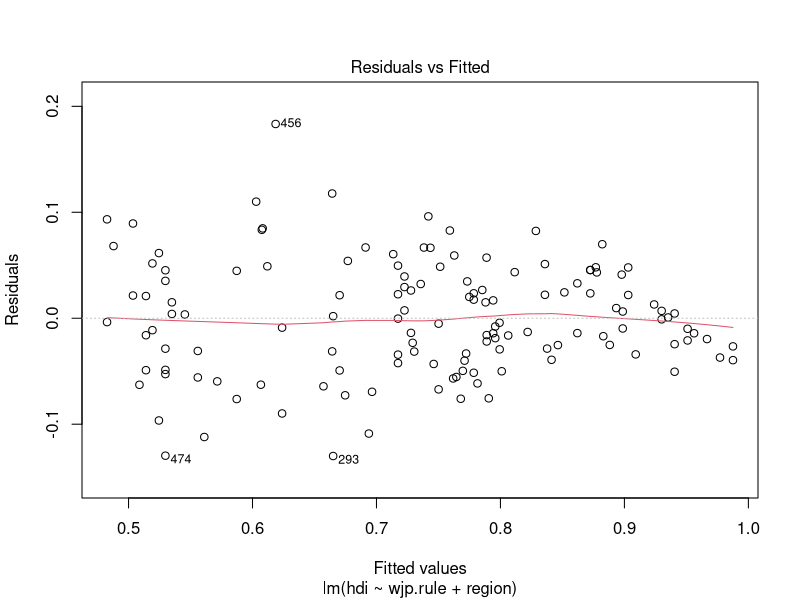
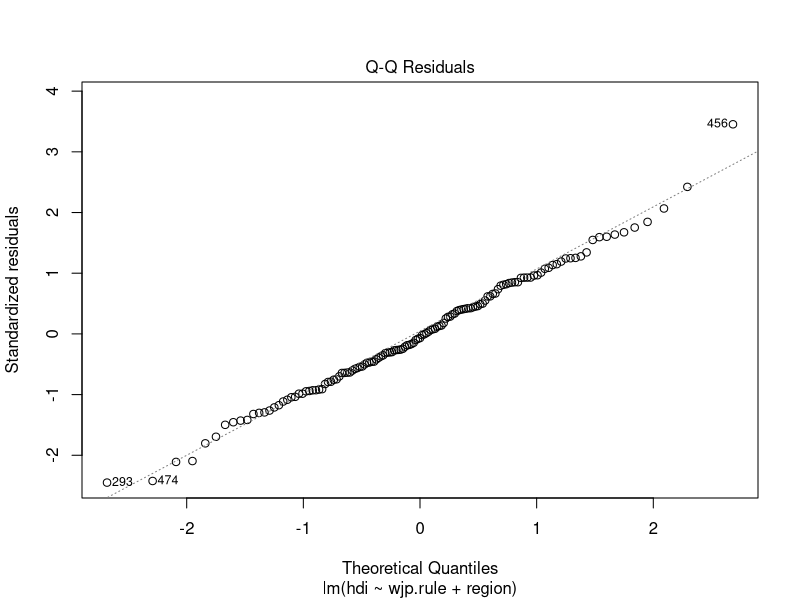
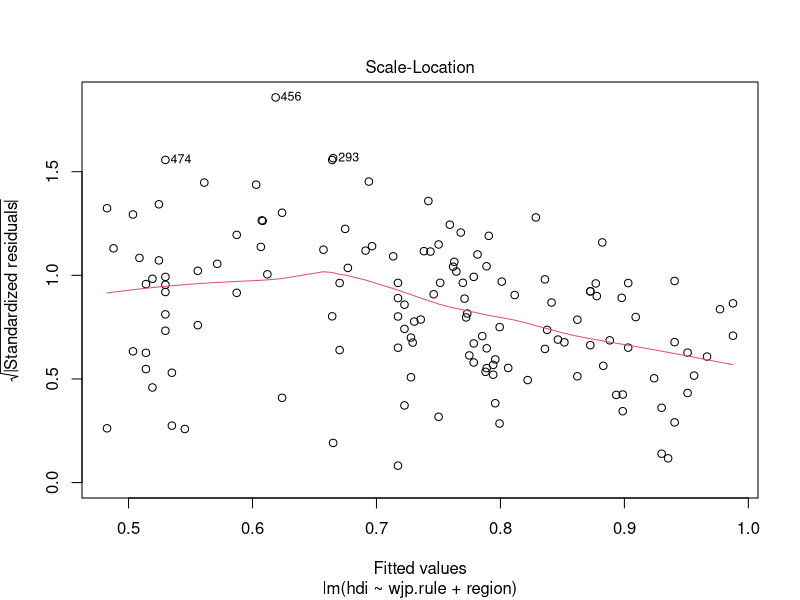
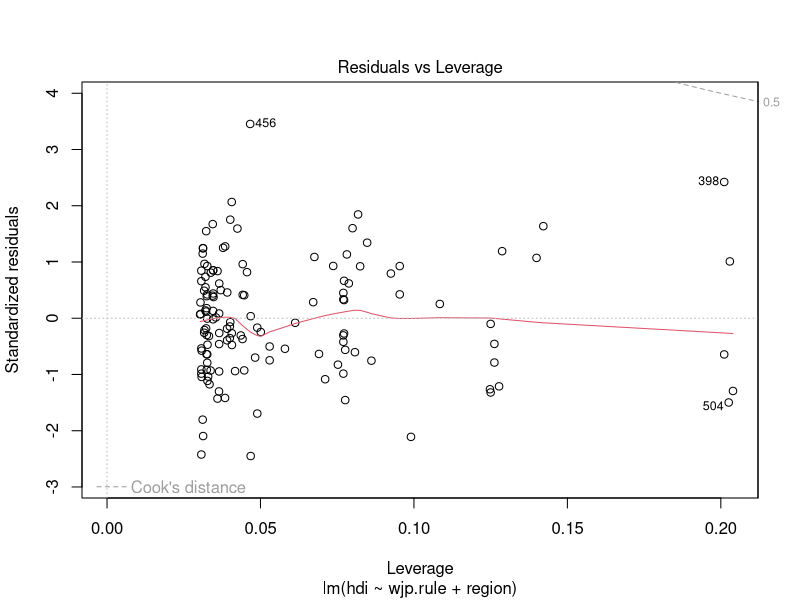
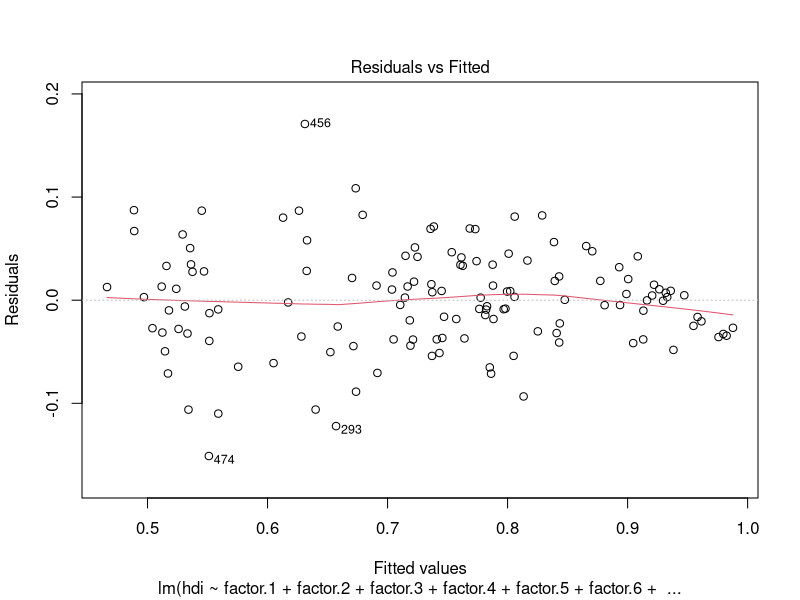
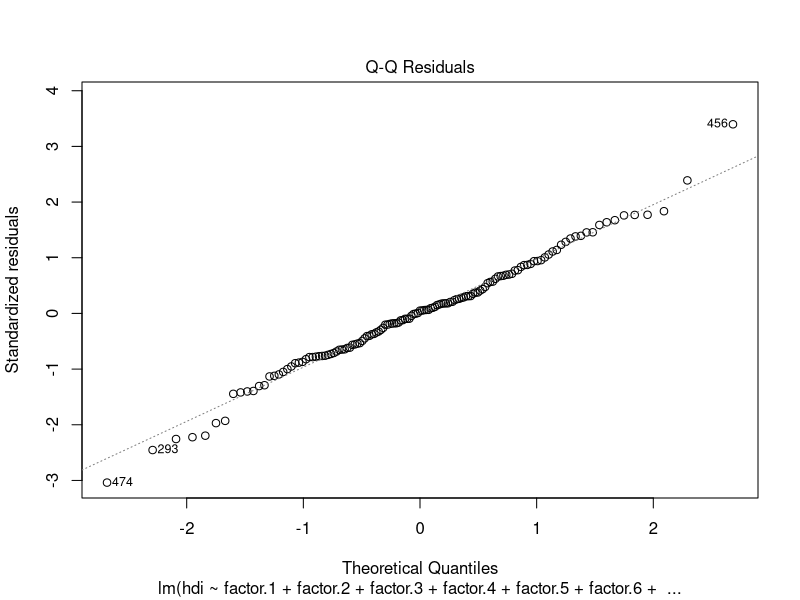
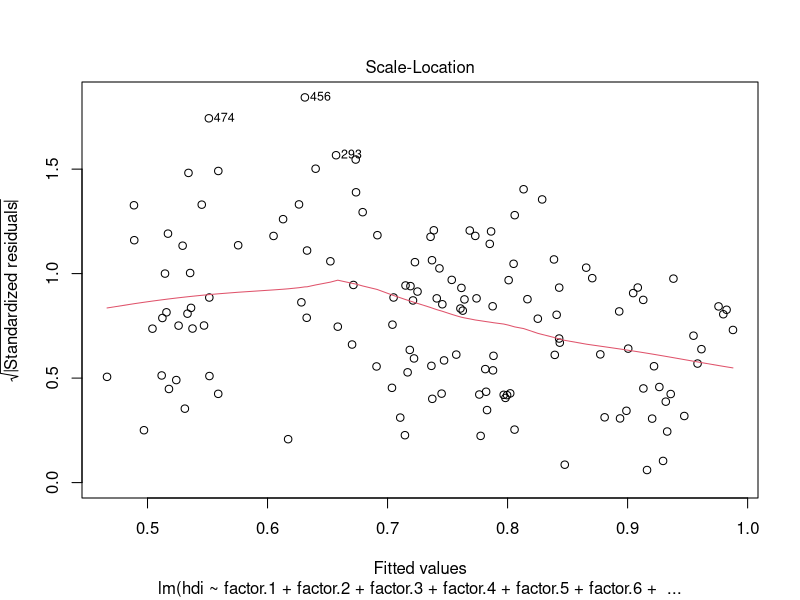
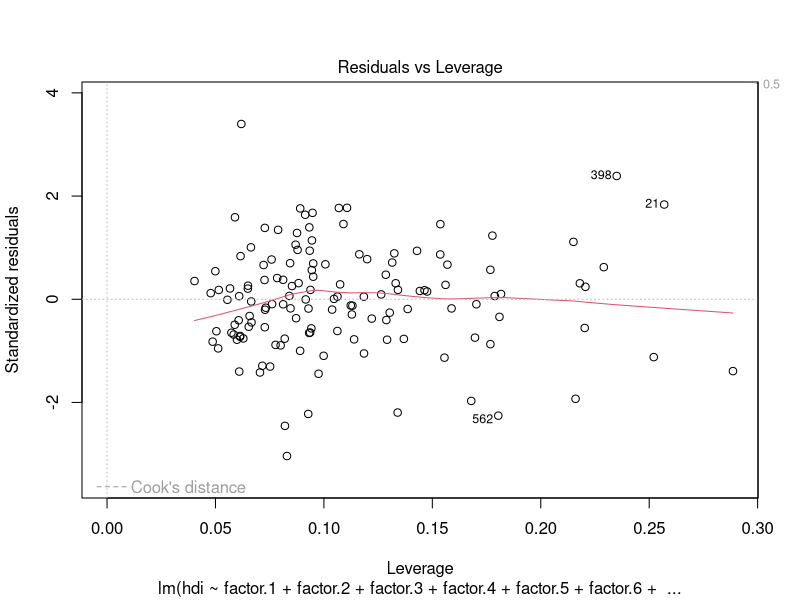

These charts were generated, in order, by the following R code:
## ---- chunk 1
data_clean <- read.csv("data/data_clean.csv")
data_clean_2021 = data_clean[data_clean$year == 2021,]
df = data_clean_2021[2:278,]

# which(colnames(df) == "x1.1")
# which(colnames(df) == "x1.6")
cor(data_clean_2021[,41:46], use="na.or.complete")

# which(colnames(df) == "x2.1")
# which(colnames(df) == "x2.4")
cor(data_clean_2021[,48:51], use="na.or.complete")

# which(colnames(df) == "x3.1")
# which(colnames(df) == "x3.4")
cor(data_clean_2021[,53:56], use="na.or.complete")

# which(colnames(df) == "x4.1")
# which(colnames(df) == "x4.8")
cor(data_clean_2021[,58:65], use="na.or.complete")

# which(colnames(df) == "x5.1")
# which(colnames(df) == "x5.3")
cor(data_clean_2021[,67:69], use="na.or.complete")

# which(colnames(df) == "x6.1")
# which(colnames(df) == "x6.5")
cor(data_clean_2021[,71:75], use="na.or.complete")

# less correlation
# which(colnames(df) == "x7.1")
# which(colnames(df) == "x7.7")
cor(data_clean_2021[,77:83], use="na.or.complete")

# which(colnames(df) == "x8.1")
# which(colnames(df) == "x8.6")
cor(data_clean_2021[,85:90], use="na.or.complete")
## ---- chunk 2
data_clean <- read.csv("./data/data_clean.csv")
data_clean_2021 = data_clean[data_clean$year == 2021,]

#baseline using overall ROL as predictors
model0 = lm(hdi ~ wjp.rule + region, data = df)
plot(model0)

#using the individual categorical averages as predictors
model1 = lm(hdi~factor.1 +factor.2 +factor.3 +factor.4 +factor.5 +factor.6 +factor.7 + factor.8 + region, data = df)
plot(model1)

#random intercept and slope model
library(lme4)
model2 = lmer(hdi ~ wjp.rule + (1 + wjp.rule || region), data = df)

model3 = lmer(hdi~factor.1 +factor.2 +factor.3 +factor.4+factor.5 +factor.6 +factor.7 + factor.8 + (1 + factor.1 +factor.2 +factor.3 +factor.4+factor.5 +factor.6 +factor.7 + factor.8 || region), data = df)

AIC(model0, model1, model2, model3)
